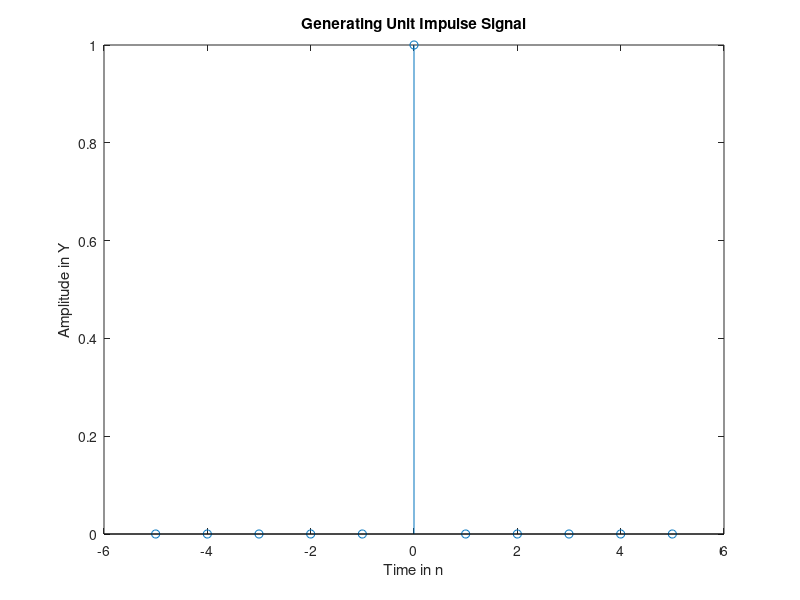

This figure's MATLAB source:
%Generate Unit Impulse Function
clc;
clear all;
close all;
%========================================
N = input('Length of the sequence = ');
n = -N :1: N;
%========================================
Y = [zeros(1,N),1,zeros(1,N)];
stem(n,Y);
%========================================
xlabel('Time in n');
ylabel('Amplitude in Y');
title('Generating Unit Impulse Signal');
